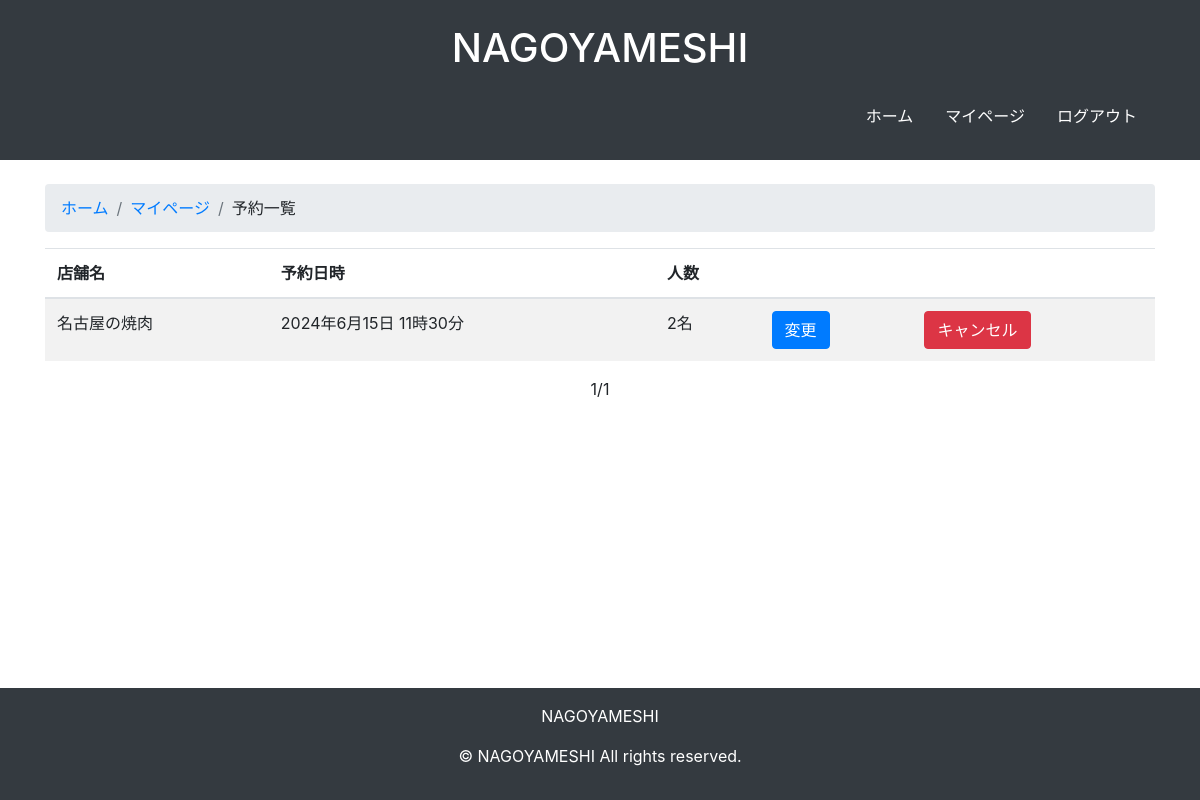
Before: /mypage/2/reservations/ (signed in) with the older database file.
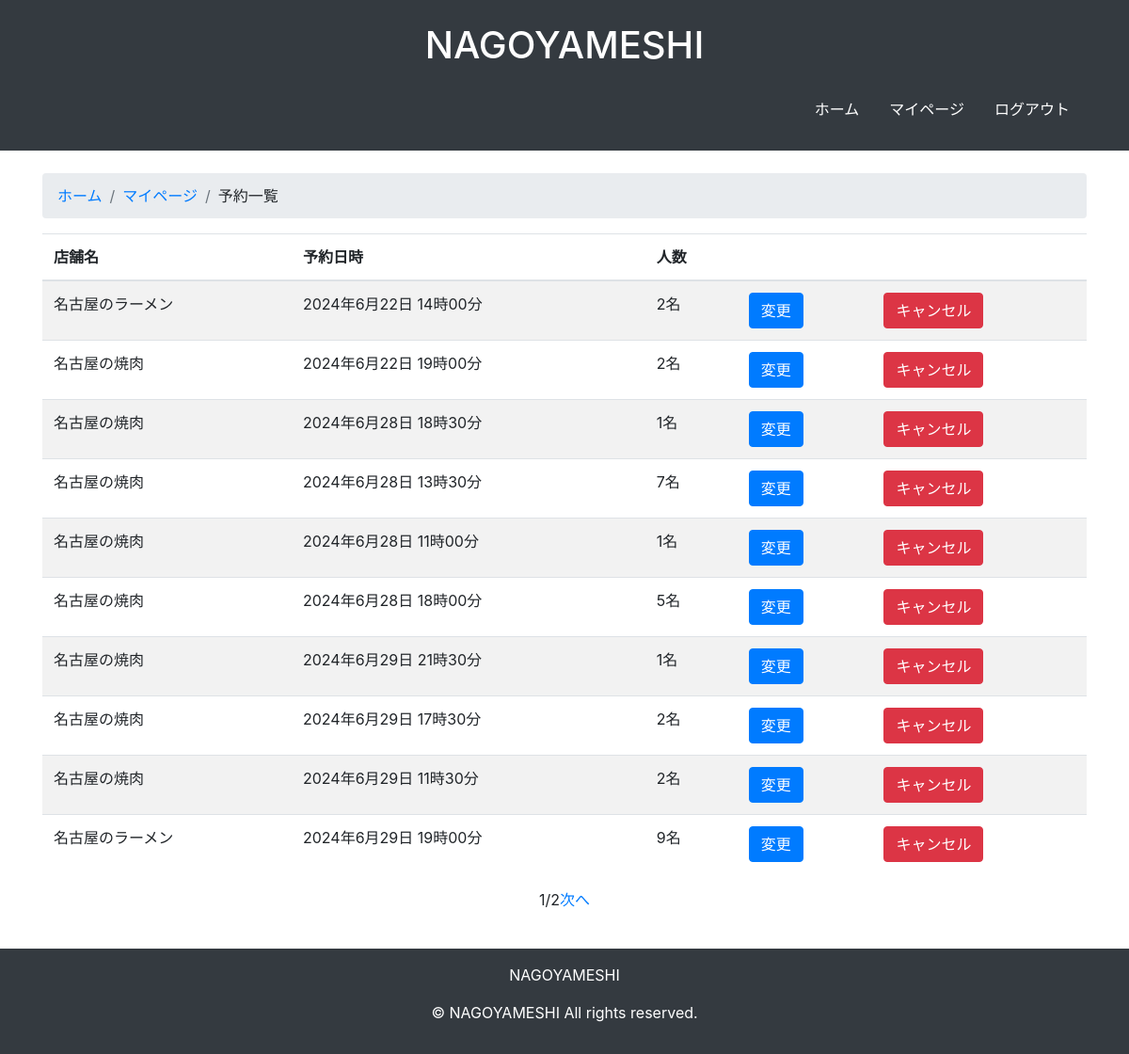
After: the same page with the newer database file.
### tabelog/models.py (models this page shows, shortened)
class Reservation(models.Model):
    store = models.ForeignKey('Store', on_delete=models.CASCADE)
    user = models.ForeignKey(settings.AUTH_USER_MODEL, on_delete=models.CASCADE)
    reserved_date = models.DateTimeField()
    reserved_time = models.TimeField()
    number_of_people = models.PositiveIntegerField()
    created_at = models.DateTimeField(auto_now_add=True)
    updated_at = models.DateTimeField(auto_now=True)

class Store(models.Model):
    store_id = models.AutoField(primary_key=True)
    category = models.ForeignKey(Category, on_delete=models.CASCADE, related_name='stores')
    name = models.CharField("店舗名", max_length=264)
    image = models.ImageField("画像", upload_to='store_images/', blank=True, null=True)
    description = models.TextField("説明")
    lowest_price = models.IntegerField("価格帯(下限)")
    highest_price = models.IntegerField("価格帯(上限)")
    opening_time = models.TimeField("営業時間(開店)")
    closing_time = models.TimeField("営業時間(閉店)")
    postal_code = models.CharField("郵便番号", max_length=11)
    address = models.CharField("住所", max_length=264)
    phone_number = models.CharField("電話番号", max_length=55)
    seating_capacity = models.IntegerField("座席数")
    regular_holiday = models.CharField("定休日", max_length=55)
    created_at = models.DateTimeField("登録日", default=timezone.now)
    updated_at = models.DateTimeField("更新日", auto_now=True)

### tabelog/views.py (the view)
# urls.py: path('mypage/<int:pk>/reservations/', views.ReservationListView.as_view(), name='reservation_list'),
class ReservationListView(PremiumUserRequiredMixin, generic.ListView):
    model = Reservation
    template_name = 'tabelog/reservation_list.html'
    context_object_name = 'reservations'
    paginate_by = 10  # 1ページに表示する予約の数
    def get_queryset(self):
        return Reservation.objects.filter(user=self.request.user).order_by('reserved_date')

### tabelog/views.py (called while the page is built)
    def test_func(self):
        return self.request.user.member_type == '2'

### tabelog/templates/tabelog/reservation_list.html (shortened to what this page needs)
{% extends 'base.html' %}
{% load static %}
{% block content %}
<div class="container mt-4">
    <nav aria-label="breadcrumb">
        <ol class="breadcrumb">
            <li class="breadcrumb-item"><a href="{% url 'tabelog:index' %}">ホーム</a></li>
            <li class="breadcrumb-item active" aria-current="page"><a href="{% url 'tabelog:mypage' user.pk %}">マイページ</a></li>
            <li class="breadcrumb-item" aria-current="page">予約一覧</li>
        </ol>
    </nav>
    <div class="table-responsive">
        <table class="table table-striped">
            <thead>
                <tr>
                    <th scope="col">店舗名</th>
                    <th scope="col">予約日時</th>
                    <th scope="col">人数</th>
                    <th scope="col"></th>
                    <th scope="col"></th>
                </tr>
            </thead>
            <tbody>
                {% for reservation in reservations %}
                    <tr>
                        <td>{{ reservation.store.name }}</td>
                        <td>{{ reservation.reserved_date|date:"Y年n月j日" }} {{ reservation.reserved_time|time:"H時i分" }}</td>
                        <td>{{ reservation.number_of_people }}名</td>
                        <td>
                            <a href="{% url 'tabelog:update_reservation' reservation.pk %}" class="btn btn-primary btn">変更</a>
                        </td>
                        <td>
                            <form method="post" action="{% url 'tabelog:cancel_reservation' reservation.pk %}" class="d-inline">
                                <button type="submit" class="btn btn-danger btn" onclick="return confirm('キャンセルしてよいですか？')">キャンセル</button>
                            </form>
                        </td>
                    </tr>
                {% endfor %}
            </tbody>
        </table>
    </div>
    <nav aria-label="Page navigation">
        <ul class="pagination justify-content-center">
            {{ page_obj.number }}/{{ page_obj.paginator.num_pages }}
            {% if page_obj.has_next %}
                <a href="?page={{ page_obj.next_page_number }}">次へ</a>
            {% endif %}
        </ul>
    </nav>
</div>
{% endblock %}

### tabelog/templates/base.html (shortened to what this page needs)
{% load static %}
<!doctype html>
<html lang="ja">
  <head>
    <link href="https://stackpath.bootstrapcdn.com/bootstrap/4.5.2/css/bootstrap.min.css" rel="stylesheet">
    <link rel="stylesheet" href="{% static 'tabelog/style.css' %}">
  </head>
  <body class="d-flex flex-column min-vh-100">
    <header class="bg-dark text-white text-center p-3">
      <a class="nav-link text-white" href="{% url 'tabelog:index' %}"><h1>NAGOYAMESHI</h1></a>
      <nav class="navbar navbar-expand-lg navbar-dark bg-dark">
          <div class="container">
              <ul class="nav justify-content-end ml-auto">
                  <li class="nav-item"><a class="nav-link text-white" href="{% url 'tabelog:index' %}">ホーム</a></li>
                  {% if not user.is_authenticated %}
                  <li class="nav-item"><a class="nav-link text-white" href="{% url 'tabelog:signup' %}">新規会員登録</a></li>
                  {% else %}
                  <li class="nav-item"><a class="nav-link text-white" href="{% url 'tabelog:mypage' user.pk %}">マイページ</a></li>
                  {% endif %}
                  {% if not user.is_authenticated %}
                  <li class="nav-item"><a class="nav-link text-white" href="{% url 'tabelog:login' %}">ログイン</a></li>
                  {% else %}
                  <li class="nav-item">
                    <a class="nav-link text-white" href="#" onclick="document.getElementById('logout-form').submit(); return false;">ログアウト</a>
                </li>
                {% endif %}
              </ul>
          </div>
      </nav>
  </header>
    <main class="flex-grow-1">
    {% block content %}{% endblock %}
    </main>
    <footer class="bg-dark text-white text-center p-3 mt-4">
        <p>NAGOYAMESHI</p>
        <p>© NAGOYAMESHI All rights reserved.</p>
    </footer>
  </body>
</html>

Changed rows visible on the page:
removed Reservation: store.name "名古屋の焼肉", reserved_date "2024年6月15日", reserved_time "11時30分", number_of_people "2"
added Reservation: store.name "名古屋のラーメン", reserved_date "2024年6月22日", reserved_time "14時00分", number_of_people "2"
added Reservation: store.name "名古屋の焼肉", reserved_date "2024年6月22日", reserved_time "19時00分", number_of_people "2"
added Reservation: store.name "名古屋の焼肉", reserved_date "2024年6月28日", reserved_time "18時30分", number_of_people "1"
added Reservation: store.name "名古屋の焼肉", reserved_date "2024年6月28日", reserved_time "13時30分", number_of_people "7"
added Reservation: store.name "名古屋の焼肉", reserved_date "2024年6月28日", reserved_time "11時00分", number_of_people "1"
added Reservation: store.name "名古屋の焼肉", reserved_date "2024年6月28日", reserved_time "18時00分", number_of_people "5"
added Reservation: store.name "名古屋の焼肉", reserved_date "2024年6月29日", reserved_time "21時30分", number_of_people "1"
added Reservation: store.name "名古屋の焼肉", reserved_date "2024年6月29日", reserved_time "17時30分", number_of_people "2"
added Reservation: store.name "名古屋の焼肉", reserved_date "2024年6月29日", reserved_time "11時30分", number_of_people "2"
added Reservation: store.name "名古屋のラーメン", reserved_date "2024年6月29日", reserved_time "19時00分", number_of_people "9"
Other visible differences:
{{ page_obj.paginator.num_pages }}: "1" → "2"
text now shown: "次へ"
